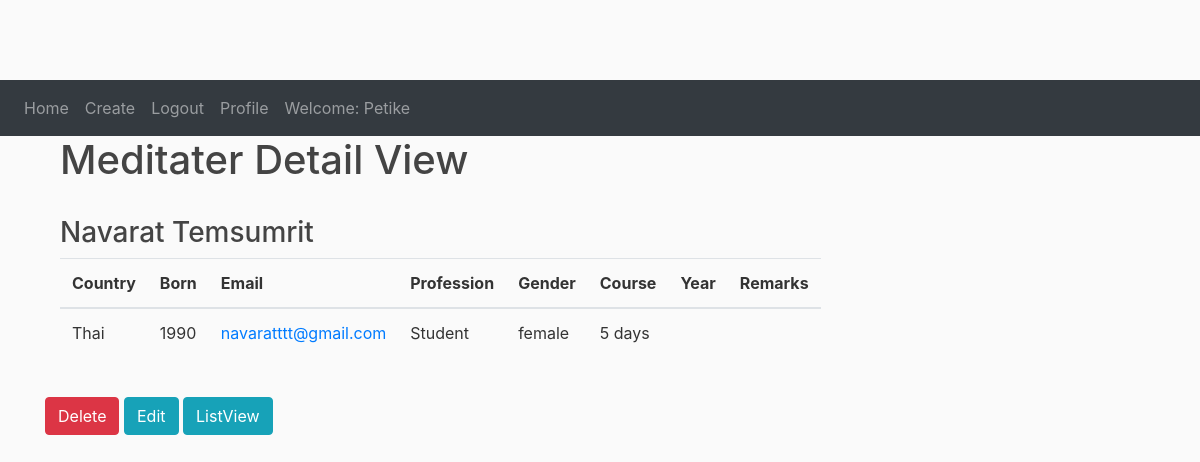
Page /meditater/detail/5/ (signed in) on the committed database.
### meditater/models.py (models this page shows, shortened)
class Meditater(models.Model):
    year = models.CharField(max_length=264)
    course_type = models.CharField(max_length=120)
    name = models.CharField(max_length=20)
    state = models.CharField(max_length=10, null=True)
    email = models.EmailField(max_length=60)
    gender = models.CharField(max_length=60)
    born = models.CharField(max_length=60)
    profession = models.CharField(max_length=60)
    remarks = models.TextField(max_length=1000, blank=True)
    def get_delete_url(self):
        return reverse("meditater:meditater_delete", kwargs={"pk": self.id})
    def get_email_url(self):
        return reverse("meditater:email_formating", kwargs={"pk": self.id})

### meditater/views.py (the view)
# urls.py: path('detail/<int:pk>/', MeditaterDetailView.as_view(), name='meditater_detail'),
class MeditaterDetailView(LoginRequiredMixin, DetailView):
    model = Meditater
    template_name = "meditater/meditater_detail.html"

### meditater/templates/meditater/meditater_detail.html
{% extends 'meditater/base.html' %}
{% block content %}
<div class="container">
  <h1>Meditater Detail View</h1> <br>
    <h3>{{meditater.name}}</h3>
    <table class="table">
    <thead>
      <tr>
        <th>Country</th>
        <th>Born</th>
          <th>Email</th>
           <th>Profession</th>
          <th>Gender</th>
          <th>Course</th>
          <th>Year</th>
          <th>Remarks</th>
      </tr>
    </thead>
    <tbody>
      <tr>
          <td>{{meditater.state}}</td>
           <td>{{meditater.born}}</td>
           <td><a href="{{meditater.get_email_url}}">{{meditater.email}}</a> </td>
           <td>{{meditater.profession}}</td>
          <td>{{meditater.gender}}</td>
           <td>{{meditater.course_type}}</td>
           <td>{{meditater.year}}</td>
           <td>{{meditater.remarks}}</td>
      </tr>
    </tbody>
  </table>
  </div>
    <br>
    <a class="btn btn-danger" href="{{meditater.get_delete_url}}">Delete</a>
    <a class="btn btn-info" href="{% url 'meditater:meditater_edit' pk=object.pk%}">Edit</a>
    <a class="btn btn-info" href="{% url 'meditater:meditater_list'%}">ListView</a>
</div>
{% endblock %}

### meditater/templates/meditater/base.html (shortened to what this page needs)
{% load static %}
<!DOCTYPE html>
<html>
<head>
   <link rel="stylesheet" href="https://maxcdn.bootstrapcdn.com/bootstrap/4.0.0/css/bootstrap.min.css">
<link rel="stylesheet" type="text/css" href="{% static 'meditater/main.css' %}">
   <nav class="navbar navbar-expand-sm bg-dark navbar-dark">
  <ul class="navbar-nav">
      {% if user.is_authenticated %}
    <li class="nav-item">
      <a class="nav-link" href="{% url 'meditater:home' %}">Home</a>
    </li>
    <li class="nav-item">
      <a class="nav-link" href="{% url 'meditater:meditater_create' %}">Create</a>
    </li>
    <li class="nav-item">
      <a class="nav-link" href="{% url 'logout' %}">Logout</a>
    </li>
       <li class="nav-item">
      <a class="nav-link" href="{% url 'profile' %}">Profile</a>
    </li>
       <li class="nav-item">
      <a class="nav-link justify-content-end" href="#">Welcome: {{user.username}}</a>
    </li>
      {% endif %}
  </ul>
</nav>
</head>
<body>
 <main role="main" class="container">
      <div class="row">
        <div class="col-md-8">
            {% block content %}{% endblock %}
        </div>
    </main>
</body>
</html>

### meditater/static/meditater/main.css (style rules this page uses)
body { background: #fafafa; color: #333333; margin-top: 5rem; }
h1, h2, h3, h4, h5, h6 { color: #444444; }
ul { margin: 0; }

### rows in the picture
Meditater: name "Navarat Temsumrit", state "Thai", born "1990", email "navaratttt@gmail.com", profession "Student", gender "female", course_type "5 days"

### other values in the picture
{{ user.username }} "Petike"
